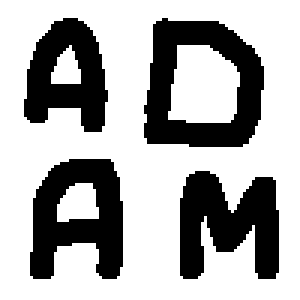
#> input picture Visual_cryptography/visual_crypt.png, 100 x 100 px (shown 3 times larger)
$ python encryption.py
#> lines starting #> are read from the running program, lines starting #| are printed output that depends on the picture; after the words box and inside, x2 and y2 are one past the last pixel; in counts of white or black regions, pixels touching at a corner belong together
import cv2
import random
import numpy as np


#2 udzialy 100x100 obrazek


def encrypt(file):
    #creating and opening images
#> called with file = 'visual_crypt.png'
    img=cv2.imread(file,0)
#> img: shape (100, 100); values 0 (black) and 254 (white), 67.8% white; 4 black regions, box (x1, y1, x2, y2) and area: (48, 6, 88, 49) 942, (10, 53, 41, 93) 808, (60, 57, 93, 93) 808, (8, 6, 36, 44) 663
    pic1=np.zeros(shape=[200, 200, 1])

    pic2=np.zeros(shape=[200, 200], dtype=np.uint8)

    x,y=img.shape
#> x = 100; y = 100
    for a in range(x):
        for b in range(y):
            if(img[a][b]<255 and img[a][b]>0):
                img[a][b]=254

    for a in range(x):
        for b in range(y):
            rand=random.randint(0,1)
            main_pixel=img[a][b]

            #black pixel
            if(main_pixel==0):
                if(rand==0):
                    pic1[int(a*2)][b*2]=254
                    pic1[a*2+1][b*2]=254
                    pic1[a*2][b*2+1]=0
                    pic1[a*2+1,b*2+1]=0

                    pic2[int(a*2)][int(b*2)]=0
                    pic2[a*2+1][b*2]=0
                    pic2[a*2][b*2+1]=254
                    pic2[a*2+1][b*2+1]=254

                elif(rand==1):

                    pic1[int(a*2)][int(b*2)]=0
                    pic1[a*2+1][b*2]=0
                    pic1[a*2][b*2+1]=254
                    pic1[a*2+1][b*2+1]=254

                    pic2[int(a*2)][int(b*2)]=254
                    pic2[a*2+1][b*2]=254
                    pic2[a*2][b*2+1]=0
                    pic2[a*2+1][b*2+1]=0


            #while pixel
            elif(main_pixel==254):
                #dosomething
                if(rand==0):
                    pic1[int(a*2),int(b*2)]=254
                    pic1[a*2+1][b*2]=254
                    pic1[a*2][b*2+1]=0
                    pic1[a*2+1][b*2+1]=0

                    pic2[int(a*2)][int(b*2)]=254
                    pic2[a*2+1][b*2]=254
                    pic2[a*2][b*2+1]=0
                    pic2[a*2+1][b*2+1]=0

                else:
                    pic2[int(a*2)][int(b*2)]=0
                    pic2[a*2+1][b*2]=0
                    pic2[a*2][b*2+1]=254
                    pic2[a*2+1][b*2+1]=254

                    pic1[int(a*2)][int(b*2)]=0
                    pic1[a*2+1][b*2]=0
                    pic1[a*2][b*2+1]=254
                    pic1[a*2+1][b*2+1]=254
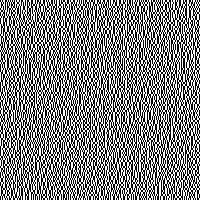
#> pic1: shape (200, 200, 1) float64; values 0 (black) and 254 (white), 50% white in thin lines or dots
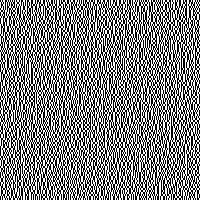
#> pic2: shape (200, 200); values 0 (black) and 254 (white), 50% white in thin lines or dots


    cv2.imwrite("one.png",pic1)
    cv2.imwrite("two.png",pic2)

if __name__ == '__main__':
    encrypt("visual_crypt.png")
